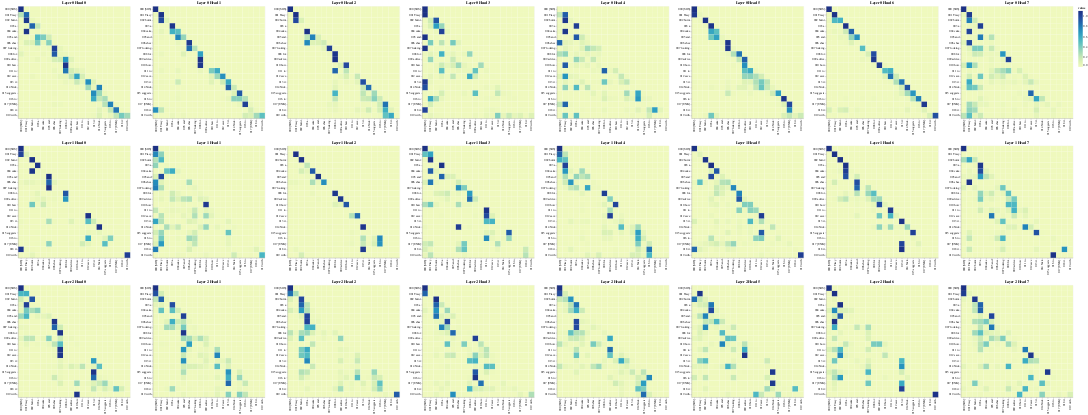

Source (notebook cell):
### Code cell
# Encoder Self-Attention
get_all_attention_maps("decoder", layers, heads, decoder_input_tokens, decoder_input_tokens, min(20, sentence_len))

### Figure 1 — Vega-Lite specification as saved in the notebook (floating-point values rounded to 4 significant figures; data arrays with more than 128 entries replaced by an {"elided": "..."} marker saying what was removed)
{"config": {"view": {"continuousWidth": 300, "continuousHeight": 300}}, "vconcat": [{"hconcat": [{"data": {"name": "data-af89bcd5eb851890f024cce491cfb95e"}, "mark": {"type": "rect"}, "encoding": {"color": {"field": "value", "type": "quantitative"}, "tooltip": [{"field": "row", "type": "quantitative"}, {"field": "column", "type": "quantitative"}, {"field": "value", "type": "quantitative"}, {"field": "row_token", "type": "nominal"}, {"field": "col_token", "type": "nominal"}], "x": {"axis": {"title": ""}, "field": "col_token", "type": "nominal"}, "y": {"axis": {"title": ""}, "field": "row_token", "type": "nominal"}}, "height": 400, "name": "view_25", "title": "Layer 0 Head 0", "width": 400}, {"data": {"name": "data-b327583d470c0adb9f6606ed177b4dc4"}, "mark": {"type": "rect"}, "encoding": {"color": {"field": "value", "type": "quantitative"}, "tooltip": [{"field": "row", "type": "quantitative"}, {"field": "column", "type": "quantitative"}, {"field": "value", "type": "quantitative"}, {"field": "row_token", "type": "nominal"}, {"field": "col_token", "type": "nominal"}], "x": {"axis": {"title": ""}, "field": "col_token", "type": "nominal"}, "y": {"axis": {"title": ""}, "field": "row_token", "type": "nominal"}}, "height": 400, "name": "view_26", "title": "Layer 0 Head 1", "width": 400}, {"data": {"name": "data-6460fba64dc2bc6201af783daf573bff"}, "mark": {"type": "rect"}, "encoding": {"color": {"field": "value", "type": "quantitative"}, "tooltip": [{"field": "row", "type": "quantitative"}, {"field": "column", "type": "quantitative"}, {"field": "value", "type": "quantitative"}, {"field": "row_token", "type": "nominal"}, {"field": "col_token", "type": "nominal"}], "x": {"axis": {"title": ""}, "field": "col_token", "type": "nominal"}, "y": {"axis": {"title": ""}, "field": "row_token", "type": "nominal"}}, "height": 400, "name": "view_27", "title": "Layer 0 Head 2", "width": 400}, {"data": {"name": "data-b9b66fadd14d533d4b7cb0c026f2406c"}, "mark": {"type": "rect"}, "encoding": {"color": {"field": "value", "type": "quantitative"}, "tooltip": [{"field": "row", "type": "quantitative"}, {"field": "column", "type": "quantitative"}, {"field": "value", "type": "quantitative"}, {"field": "row_token", "type": "nominal"}, {"field": "col_token", "type": "nominal"}], "x": {"axis": {"title": ""}, "field": "col_token", "type": "nominal"}, "y": {"axis": {"title": ""}, "field": "row_token", "type": "nominal"}}, "height": 400, "name": "view_28", "title": "Layer 0 Head 3", "width": 400}, {"data": {"name": "data-334ff03ef8a78e87bf15f1513a5a2bd5"}, "mark": {"type": "rect"}, "encoding": {"color": {"field": "value", "type": "quantitative"}, "tooltip": [{"field": "row", "type": "quantitative"}, {"field": "column", "type": "quantitative"}, {"field": "value", "type": "quantitative"}, {"field": "row_token", "type": "nominal"}, {"field": "col_token", "type": "nominal"}], "x": {"axis": {"title": ""}, "field": "col_token", "type": "nominal"}, "y": {"axis": {"title": ""}, "field": "row_token", "type": "nominal"}}, "height": 400, "name": "view_29", "title": "Layer 0 Head 4", "width": 400}, {"data": {"name": "data-2da2c70b920c9ce53c9fb3064c9a97f7"}, "mark": {"type": "rect"}, "encoding": {"color": {"field": "value", "type": "quantitative"}, "tooltip": [{"field": "row", "type": "quantitative"}, {"field": "column", "type": "quantitative"}, {"field": "value", "type": "quantitative"}, {"field": "row_token", "type": "nominal"}, {"field": "col_token", "type": "nominal"}], "x": {"axis": {"title": ""}, "field": "col_token", "type": "nominal"}, "y": {"axis": {"title": ""}, "field": "row_token", "type": "nominal"}}, "height": 400, "name": "view_30", "title": "Layer 0 Head 5", "width": 400}, {"data": {"name": "data-69512667265c3ce294b5c00d412e56af"}, "mark": {"type": "rect"}, "encoding": {"color": {"field": "value", "type": "quantitative"}, "tooltip": [{"field": "row", "type": "quantitative"}, {"field": "column", "type": "quantitative"}, {"field": "value", "type": "quantitative"}, {"field": "row_token", "type": "nominal"}, {"field": "col_token", "type": "nominal"}], "x": {"axis": {"title": ""}, "field": "col_token", "type": "nominal"}, "y": {"axis": {"title": ""}, "field": "row_token", "type": "nominal"}}, "height": 400, "name": "view_31", "title": "Layer 0 Head 6", "width": 400}, {"data": {"name": "data-97a315a5c793873231bb931139841bbd"}, "mark": {"type": "rect"}, "encoding": {"color": {"field": "value", "type": "quantitative"}, "tooltip": [{"field": "row", "type": "quantitative"}, {"field": "column", "type": "quantitative"}, {"field": "value", "type": "quantitative"}, {"field": "row_token", "type": "nominal"}, {"field": "col_token", "type": "nominal"}], "x": {"axis": {"title": ""}, "field": "col_token", "type": "nominal"}, "y": {"axis": {"title": ""}, "field": "row_token", "type": "nominal"}}, "height": 400, "name": "view_32", "title": "Layer 0 Head 7", "width": 400}]}, {"hconcat": [{"data": {"name": "data-d7dc492a781f09ef0df36d6601f5e63c"}, "mark": {"type": "rect"}, "encoding": {"color": {"field": "value", "type": "quantitative"}, "tooltip": [{"field": "row", "type": "quantitative"}, {"field": "column", "type": "quantitative"}, {"field": "value", "type": "quantitative"}, {"field": "row_token", "type": "nominal"}, {"field": "col_token", "type": "nominal"}], "x": {"axis": {"title": ""}, "field": "col_token", "type": "nominal"}, "y": {"axis": {"title": ""}, "field": "row_token", "type": "nominal"}}, "height": 400, "name": "view_33", "title": "Layer 1 Head 0", "width": 400}, {"data": {"name": "data-ec584864f3999bf7881d2b5fffaf7dc9"}, "mark": {"type": "rect"}, "encoding": {"color": {"field": "value", "type": "quantitative"}, "tooltip": [{"field": "row", "type": "quantitative"}, {"field": "column", "type": "quantitative"}, {"field": "value", "type": "quantitative"}, {"field": "row_token", "type": "nominal"}, {"field": "col_token", "type": "nominal"}], "x": {"axis": {"title": ""}, "field": "col_token", "type": "nominal"}, "y": {"axis": {"title": ""}, "field": "row_token", "type": "nominal"}}, "height": 400, "name": "view_34", "title": "Layer 1 Head 1", "width": 400}, {"data": {"name": "data-0e7a6c336b8fa515dc3b0bf0c784a0df"}, "mark": {"type": "rect"}, "encoding": {"color": {"field": "value", "type": "quantitative"}, "tooltip": [{"field": "row", "type": "quantitative"}, {"field": "column", "type": "quantitative"}, {"field": "value", "type": "quantitative"}, {"field": "row_token", "type": "nominal"}, {"field": "col_token", "type": "nominal"}], "x": {"axis": {"title": ""}, "field": "col_token", "type": "nominal"}, "y": {"axis": {"title": ""}, "field": "row_token", "type": "nominal"}}, "height": 400, "name": "view_35", "title": "Layer 1 Head 2", "width": 400}, {"data": {"name": "data-f40099dbabf1c4d6d6c66a2338bc4f60"}, "mark": {"type": "rect"}, "encoding": {"color": {"field": "value", "type": "quantitative"}, "tooltip": [{"field": "row", "type": "quantitative"}, {"field": "column", "type": "quantitative"}, {"field": "value", "type": "quantitative"}, {"field": "row_token", "type": "nominal"}, {"field": "col_token", "type": "nominal"}], "x": {"axis": {"title": ""}, "field": "col_token", "type": "nominal"}, "y": {"axis": {"title": ""}, "field": "row_token", "type": "nominal"}}, "height": 400, "name": "view_36", "title": "Layer 1 Head 3", "width": 400}, {"data": {"name": "data-99e91cb4c6875385be2a6c2b11d47807"}, "mark": {"type": "rect"}, "encoding": {"color": {"field": "value", "type": "quantitative"}, "tooltip": [{"field": "row", "type": "quantitative"}, {"field": "column", "type": "quantitative"}, {"field": "value", "type": "quantitative"}, {"field": "row_token", "type": "nominal"}, {"field": "col_token", "type": "nominal"}], "x": {"axis": {"title": ""}, "field": "col_token", "type": "nominal"}, "y": {"axis": {"title": ""}, "field": "row_token", "type": "nominal"}}, "height": 400, "name": "view_37", "title": "Layer 1 Head 4", "width": 400}, {"data": {"name": "data-b69ddc0c00ebf1d5208336beacedf9e6"}, "mark": {"type": "rect"}, "encoding": {"color": {"field": "value", "type": "quantitative"}, "tooltip": [{"field": "row", "type": "quantitative"}, {"field": "column", "type": "quantitative"}, {"field": "value", "type": "quantitative"}, {"field": "row_token", "type": "nominal"}, {"field": "col_token", "type": "nominal"}], "x": {"axis": {"title": ""}, "field": "col_token", "type": "nominal"}, "y": {"axis": {"title": ""}, "field": "row_token", "type": "nominal"}}, "height": 400, "name": "view_38", "title": "Layer 1 Head 5", "width": 400}, {"data": {"name": "data-f3ea7b0f24872116a8b673a9239ad42f"}, "mark": {"type": "rect"}, "encoding": {"color": {"field": "value", "type": "quantitative"}, "tooltip": [{"field": "row", "type": "quantitative"}, {"field": "column", "type": "quantitative"}, {"field": "value", "type": "quantitative"}, {"field": "row_token", "type": "nominal"}, {"field": "col_token", "type": "nominal"}], "x": {"axis": {"title": ""}, "field": "col_token", "type": "nominal"}, "y": {"axis": {"title": ""}, "field": "row_token", "type": "nominal"}}, "height": 400, "name": "view_39", "title": "Layer 1 Head 6", "width": 400}, {"data": {"name": "data-8e269b84d91727d4eced2348addb37a7"}, "mark": {"type": "rect"}, "encoding": {"color": {"field": "value", "type": "quantitative"}, "tooltip": [{"field": "row", "type": "quantitative"}, {"field": "column", "type": "quantitative"}, {"field": "value", "type": "quantitative"}, {"field": "row_token", "type": "nominal"}, {"field": "col_token", "type": "nominal"}], "x": {"axis": {"title": ""}, "field": "col_token", "type": "nominal"}, "y": {"axis": {"title": ""}, "field": "row_token", "type": "nominal"}}, "height": 400, "name": "view_40", "title": "Layer 1 Head 7", "width": 400}]}, {"hconcat": [{"data": {"name": "data-d762e7f183480e17facb06a414670ae3"}, "mark": {"type": "rect"}, "encoding": {"color": {"field": "value", "type": "quantitative"}, "tooltip": [{"field": "row", "type": "quantitative"}, {"field": "column", "type": "quantitative"}, {"field": "value", "type": "quantitative"}, {"field": "row_token", "type": "nominal"}, {"field": "col_token", "type": "nominal"}], "x": {"axis": {"title": ""}, "field": "col_token", "type": "nominal"}, "y": {"axis": {"title": ""}, "field": "row_token", "type": "nominal"}}, "height": 400, "name": "view_41", "title": "Layer 2 Head 0", "width": 400}, {"data": {"name": "data-a1f7f2f2d325594558494f9d4ca50fd3"}, "mark": {"type": "rect"}, "encoding": {"color": {"field": "value", "type": "quantitative"}, "tooltip": [{"field": "row", "type": "quantitative"}, {"field": "column", "type": "quantitative"}, {"field": "value", "type": "quantitative"}, {"field": "row_token", "type": "nominal"}, {"field": "col_token", "type": "nominal"}], "x": {"axis": {"title": ""}, "field": "col_token", "type": "nominal"}, "y": {"axis": {"title": ""}, "field": "row_token", "type": "nominal"}}, "height": 400, "name": "view_42", "title": "Layer 2 Head 1", "width": 400}, {"data": {"name": "data-68463bda6537ca06f18c4280e0bc51fb"}, "mark": {"type": "rect"}, "encoding": {"color": {"field": "value", "type": "quantitative"}, "tooltip": [{"field": "row", "type": "quantitative"}, {"field": "column", "type": "quantitative"}, {"field": "value", "type": "quantitative"}, {"field": "row_token", "type": "nominal"}, {"field": "col_token", "type": "nominal"}], "x": {"axis": {"title": ""}, "field": "col_token", "type": "nominal"}, "y": {"axis": {"title": ""}, "field": "row_token", "type": "nominal"}}, "height": 400, "name": "view_43", "title": "Layer 2 Head 2", "width": 400}, {"data": {"name": "data-6b71e37e16a533557f20dc26827a2ce6"}, "mark": {"type": "rect"}, "encoding": {"color": {"field": "value", "type": "quantitative"}, "tooltip": [{"field": "row", "type": "quantitative"}, {"field": "column", "type": "quantitative"}, {"field": "value", "type": "quantitative"}, {"field": "row_token", "type": "nominal"}, {"field": "col_token", "type": "nominal"}], "x": {"axis": {"title": ""}, "field": "col_token", "type": "nominal"}, "y": {"axis": {"title": ""}, "field": "row_token", "type": "nominal"}}, "height": 400, "name": "view_44", "title": "Layer 2 Head 3", "width": 400}, {"data": {"name": "data-1da34c77d3ceaf1313a27306eff12971"}, "mark": {"type": "rect"}, "encoding": {"color": {"field": "value", "type": "quantitative"}, "tooltip": [{"field": "row", "type": "quantitative"}, {"field": "column", "type": "quantitative"}, {"field": "value", "type": "quantitative"}, {"field": "row_token", "type": "nominal"}, {"field": "col_token", "type": "nominal"}], "x": {"axis": {"title": ""}, "field": "col_token", "type": "nominal"}, "y": {"axis": {"title": ""}, "field": "row_token", "type": "nominal"}}, "height": 400, "name": "view_45", "title": "Layer 2 Head 4", "width": 400}, {"data": {"name": "data-a607e4a6e475b43fe452a46d2b0903ca"}, "mark": {"type": "rect"}, "encoding": {"color": {"field": "value", "type": "quantitative"}, "tooltip": [{"field": "row", "type": "quantitative"}, {"field": "column", "type": "quantitative"}, {"field": "value", "type": "quantitative"}, {"field": "row_token", "type": "nominal"}, {"field": "col_token", "type": "nominal"}], "x": {"axis": {"title": ""}, "field": "col_token", "type": "nominal"}, "y": {"axis": {"title": ""}, "field": "row_token", "type": "nominal"}}, "height": 400, "name": "view_46", "title": "Layer 2 Head 5", "width": 400}, {"data": {"name": "data-9c6953de60b5ed2daa555ac3e7f20792"}, "mark": {"type": "rect"}, "encoding": {"color": {"field": "value", "type": "quantitative"}, "tooltip": [{"field": "row", "type": "quantitative"}, {"field": "column", "type": "quantitative"}, {"field": "value", "type": "quantitative"}, {"field": "row_token", "type": "nominal"}, {"field": "col_token", "type": "nominal"}], "x": {"axis": {"title": ""}, "field": "col_token", "type": "nominal"}, "y": {"axis": {"title": ""}, "field": "row_token", "type": "nominal"}}, "height": 400, "name": "view_47", "title": "Layer 2 Head 6", "width": 400}, {"data": {"name": "data-1fdae95ccc2e407f7a0d318a1f8cff8e"}, "mark": {"type": "rect"}, "encoding": {"color": {"field": "value", "type": "quantitative"}, "tooltip": [{"field": "row", "type": "quantitative"}, {"field": "column", "type": "quantitative"}, {"field": "value", "type": "quantitative"}, {"field": "row_token", "type": "nominal"}, {"field": "col_token", "type": "nominal"}], "x": {"axis": {"title": ""}, "field": "col_token", "type": "nominal"}, "y": {"axis": {"title": ""}, "field": "row_token", "type": "nominal"}}, "height": 400, "name": "view_48", "title": "Layer 2 Head 7", "width": 400}]}], "params": [{"name": "param_25", "select": {"type": "interval", "encodings": ["x", "y"]}, "bind": "scales", "views": ["view_25"]}, {"name": "param_26", "select": {"type": "interval", "encodings": ["x", "y"]}, "bind": "scales", "views": ["view_26"]}, {"name": "param_27", "select": {"type": "interval", "encodings": ["x", "y"]}, "bind": "scales", "views": ["view_27"]}, {"name": "param_28", "select": {"type": "interval", "encodings": ["x", "y"]}, "bind": "scales", "views": ["view_28"]}, {"name": "param_29", "select": {"type": "interval", "encodings": ["x", "y"]}, "bind": "scales", "views": ["view_29"]}, {"name": "param_30", "select": {"type": "interval", "encodings": ["x", "y"]}, "bind": "scales", "views": ["view_30"]}, {"name": "param_31", "select": {"type": "interval", "encodings": ["x", "y"]}, "bind": "scales", "views": ["view_31"]}, {"name": "param_32", "select": {"type": "interval", "encodings": ["x", "y"]}, "bind": "scales", "views": ["view_32"]}, {"name": "param_33", "select": {"type": "interval", "encodings": ["x", "y"]}, "bind": "scales", "views": ["view_33"]}, {"name": "param_34", "select": {"type": "interval", "encodings": ["x", "y"]}, "bind": "scales", "views": ["view_34"]}, {"name": "param_35", "select": {"type": "interval", "encodings": ["x", "y"]}, "bind": "scales", "views": ["view_35"]}, {"name": "param_36", "select": {"type": "interval", "encodings": ["x", "y"]}, "bind": "scales", "views": ["view_36"]}, {"name": "param_37", "select": {"type": "interval", "encodings": ["x", "y"]}, "bind": "scales", "views": ["view_37"]}, {"name": "param_38", "select": {"type": "interval", "encodings": ["x", "y"]}, "bind": "scales", "views": ["view_38"]}, {"name": "param_39", "select": {"type": "interval", "encodings": ["x", "y"]}, "bind": "scales", "views": ["view_39"]}, {"name": "param_40", "select": {"type": "interval", "encodings": ["x", "y"]}, "bind": "scales", "views": ["view_40"]}, {"name": "param_41", "select": {"type": "interval", "encodings": ["x", "y"]}, "bind": "scales", "views": ["view_41"]}, {"name": "param_42", "select": {"type": "interval", "encodings": ["x", "y"]}, "bind": "scales", "views": ["view_42"]}, {"name": "param_43", "select": {"type": "interval", "encodings": ["x", "y"]}, "bind": "scales", "views": ["view_43"]}, {"name": "param_44", "select": {"type": "interval", "encodings": ["x", "y"]}, "bind": "scales", "views": ["view_44"]}, {"name": "param_45", "select": {"type": "interval", "encodings": ["x", "y"]}, "bind": "scales", "views": ["view_45"]}, {"name": "param_46", "select": {"type": "interval", "encodings": ["x", "y"]}, "bind": "scales", "views": ["view_46"]}, {"name": "param_47", "select": {"type": "interval", "encodings": ["x", "y"]}, "bind": "scales", "views": ["view_47"]}, {"name": "param_48", "select": {"type": "interval", "encodings": ["x", "y"]}, "bind": "scales", "views": ["view_48"]}], "$schema": "https://vega.github.io/schema/vega-lite/v5.20.1.json", "datasets": {"data-af89bcd5eb851890f024cce491cfb95e": {"elided": "400 records"}, "data-b327583d470c0adb9f6606ed177b4dc4": {"elided": "400 records"}, "data-6460fba64dc2bc6201af783daf573bff": {"elided": "400 records"}, "data-b9b66fadd14d533d4b7cb0c026f2406c": {"elided": "400 records"}, "data-334ff03ef8a78e87bf15f1513a5a2bd5": {"elided": "400 records"}, "data-2da2c70b920c9ce53c9fb3064c9a97f7": {"elided": "400 records"}, "data-69512667265c3ce294b5c00d412e56af": {"elided": "400 records"}, "data-97a315a5c793873231bb931139841bbd": {"elided": "400 records"}, "data-d7dc492a781f09ef0df36d6601f5e63c": {"elided": "400 records"}, "data-ec584864f3999bf7881d2b5fffaf7dc9": {"elided": "400 records"}, "data-0e7a6c336b8fa515dc3b0bf0c784a0df": {"elided": "400 records"}, "data-f40099dbabf1c4d6d6c66a2338bc4f60": {"elided": "400 records"}, "data-99e91cb4c6875385be2a6c2b11d47807": {"elided": "400 records"}, "data-b69ddc0c00ebf1d5208336beacedf9e6": {"elided": "400 records"}, "data-f3ea7b0f24872116a8b673a9239ad42f": {"elided": "400 records"}, "data-8e269b84d91727d4eced2348addb37a7": {"elided": "400 records"}, "data-d762e7f183480e17facb06a414670ae3": {"elided": "400 records"}, "data-a1f7f2f2d325594558494f9d4ca50fd3": {"elided": "400 records"}, "data-68463bda6537ca06f18c4280e0bc51fb": {"elided": "400 records"}, "data-6b71e37e16a533557f20dc26827a2ce6": {"elided": "400 records"}, "data-1da34c77d3ceaf1313a27306eff12971": {"elided": "400 records"}, "data-a607e4a6e475b43fe452a46d2b0903ca": {"elided": "400 records"}, "data-9c6953de60b5ed2daa555ac3e7f20792": {"elided": "400 records"}, "data-1fdae95ccc2e407f7a0d318a1f8cff8e": {"elided": "400 records"}}}
